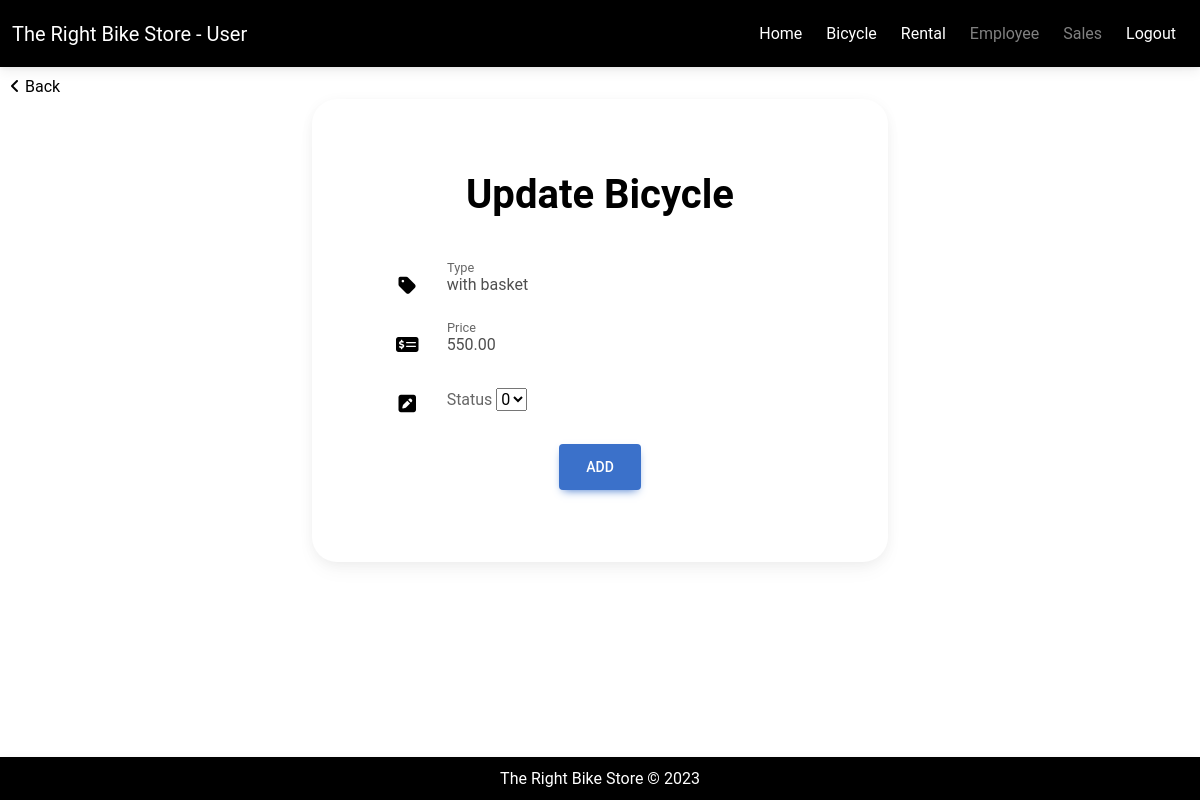
The page /bicycleUpdate.php?id=14 on the database its author committed.
### tables this page shows
CREATE TABLE `bicycle` (
  `id` int(11) NOT NULL,
  `type` varchar(255) NOT NULL,
  `price` decimal(5,2) NOT NULL,
  `status` int(11) NOT NULL,
  `created_at` timestamp NULL DEFAULT CURRENT_TIMESTAMP,
  `updated_at` timestamp NULL DEFAULT CURRENT_TIMESTAMP ON UPDATE CURRENT_TIMESTAMP,
  `created_by_admin` int(11) DEFAULT NULL,
  `created_by_employee` int(11) DEFAULT NULL,
  `updated_by_admin` int(11) DEFAULT NULL,
  `updated_by_employee` int(11) DEFAULT NULL
);

### bicycleUpdate.php (the view, shortened to what this page needs)
<?php
require_once "./header.php";
require_once "./config/config.php";
?>
<?php
if(isset($_GET['id'])){
    $id = $_GET['id'];
    $select = $conn->prepare("SELECT * FROM bicycle WHERE id = :id");
    $select->execute([':id' => $id]);
    $bicycle = $select->fetch(PDO::FETCH_OBJ);
}
?>
<div class="back mt-5">
  <br>
  <a href="bicycleList.php"><i class="fa-solid fa-angle-left"></i>Back</a>
</div>
<div class="container-fluid">
  <div class="row justify-content-center">
    <div class="col-lg-6">
      <div class="card text-black" style="border-radius: 25px;">
        <div class="card-body p-md-5">
          <div class="row justify-content-center">
              <p class="text-center h1 fw-bold mb-5 mx-1 mx-md-4 mt-4">Update Bicycle</p>
              <form action="bicycleUpdate.php?id=<?php echo $id; ?>" class="px-5" method="POST">
                <div class="d-flex flex-row align-items-center mb-4">
                  <i class="fas fa-tag fa-lg me-3 fa-fw"></i>
                  <div class="form-outline flex-fill mb-0">
                    <input type="text" id="type" class="form-control active" name="type" value="<?php echo $bicycle->type; ?>" required/>
                    <label class="form-label" for="type">Type</label>
                  </div>
                </div>
                <div class="d-flex flex-row align-items-center mb-4">
                  <i class="fas fa-money-check-dollar fa-lg me-3 fa-fw"></i>
                  <div class="form-outline flex-fill mb-0">
                    <input type="text" pattern="[0-9]+([,.][0-9]+)?" id="price" class="form-control active" name="price" value="<?php echo $bicycle->price; ?>" required/>
                    <label class="form-label" for="price">Price</label>
                  </div>
                </div>
                <div class="d-flex flex-row align-items-center mb-4">
                  <i class="fas fa-square-pen fa-lg me-3 fa-fw"></i>
                  <div class="form-outline flex-fill mb-0">
									<label class="form-label" style="padding-left:12px" for="status">Status</label>
									<select class="select" name="status" required>
                    <option value="0" <?php if ($bicycle->status == 0) echo 'selected'; ?>>0</option>
                  </select>
                  </div>
                </div>
                <div class="d-flex justify-content-center mx-4 mb-3 mb-lg-4">
                  <button type="submit" name="submit" class="btn btn-primary btn-lg">Add</button>
                </div>
              </form>
          </div>
        </div>
      </div>
    </div>
  </div>
</div>
<?php
require_once "./footer.php";
?>

### assets/css/style.css (style rules this page uses)
.back { margin-left: 10px; margin-top: 10px; }
.back a { color: black; text-decoration: none; }
.back i { padding-right: 5px; }
.btn { text-align: center; }

### rows shown on the page
bicycle: type "with basket", price "550.00", status "0"
